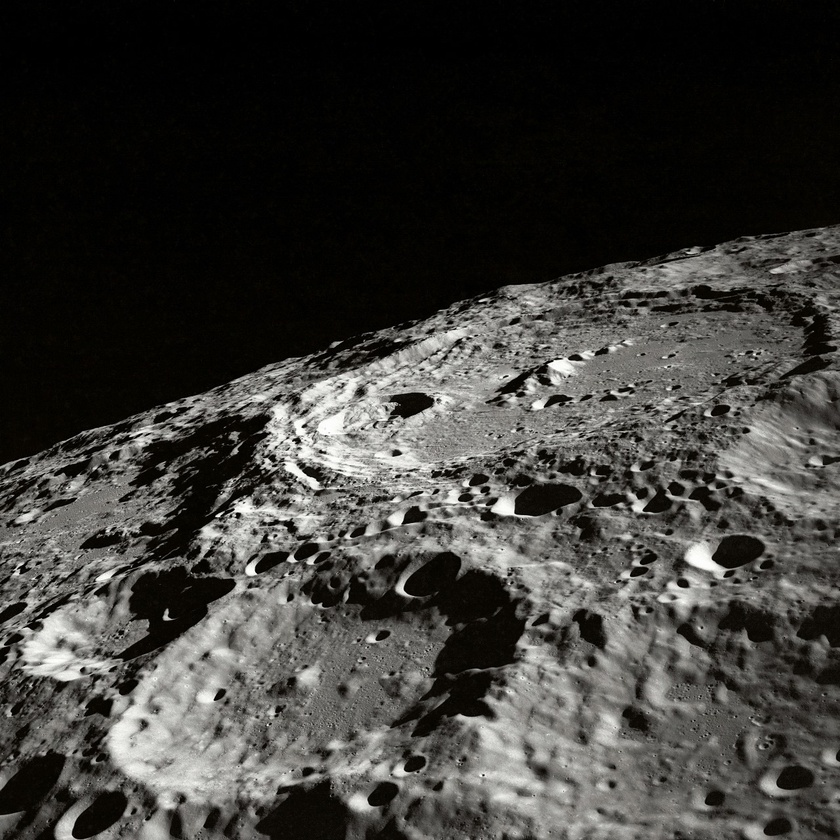
#> input picture uploads/WhatsApp_Image_2025-06-26_at_19.06.46_bf97dc0f.jpg, 840 x 840 px, shrunk from 1280 x 1280 before the run
$ python -i detect_boulders.py   (imports and definitions only)
#> lines starting #> are read from the running program, lines starting #| are printed output that depends on the picture; after the words box and inside, x2 and y2 are one past the last pixel; in counts of white or black regions, pixels touching at a corner belong together
import cv2
import pandas as pd
import numpy as np
import os

def detect_boulders(image_path):
    """
    Detects boulders in an image, calculates their features, and saves the results.
    Filters out likely craters based on size and brightness.
    """
    # Step 1: Load the image
    img = cv2.imread(image_path)
#> img is the input picture: shape (840, 840, 3); mean B, G, R 57.6, 60.8, 61.7

    # Step 2: Ensure the image is in 3-channel format
    if img is None:
        raise ValueError("Image not found or unable to read.")
    if len(img.shape) < 3 or img.shape[2] == 1:
        img = cv2.cvtColor(img, cv2.COLOR_GRAY2BGR)

    # Step 3: Preprocessing (Grayscale and Blurring)
    gray = cv2.cvtColor(img, cv2.COLOR_BGR2GRAY)
    blurred = cv2.GaussianBlur(gray, (11, 11), 0)
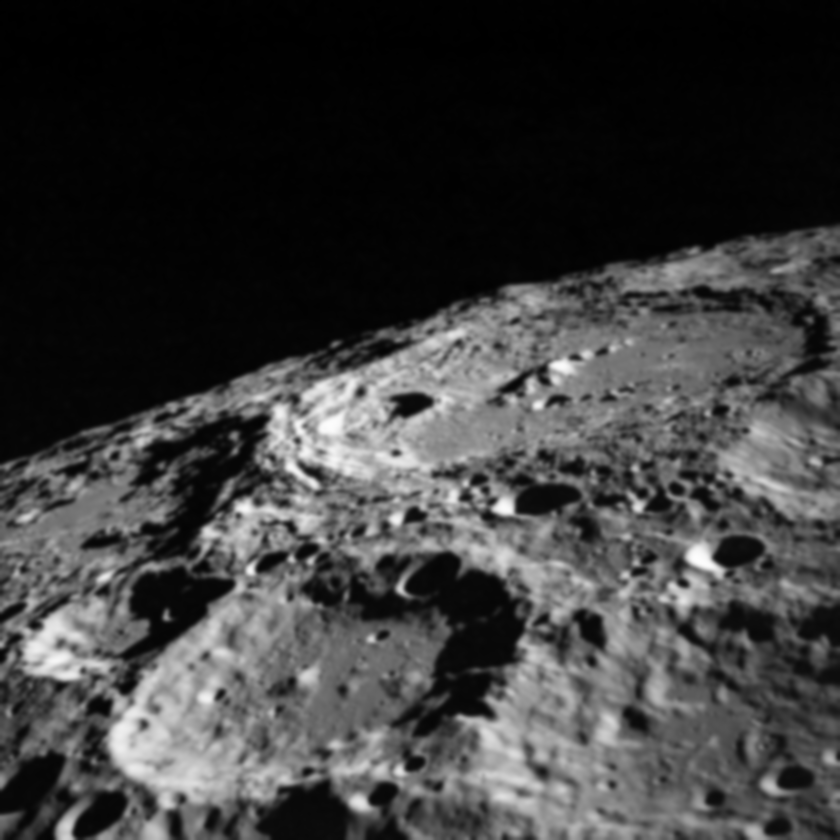
#> blurred: shape (840, 840); min 0, max 253, mean 60.7

    # Step 4: Thresholding (Otsu's Method)
    _, thresh = cv2.threshold(blurred, 0, 255, cv2.THRESH_BINARY + cv2.THRESH_OTSU)
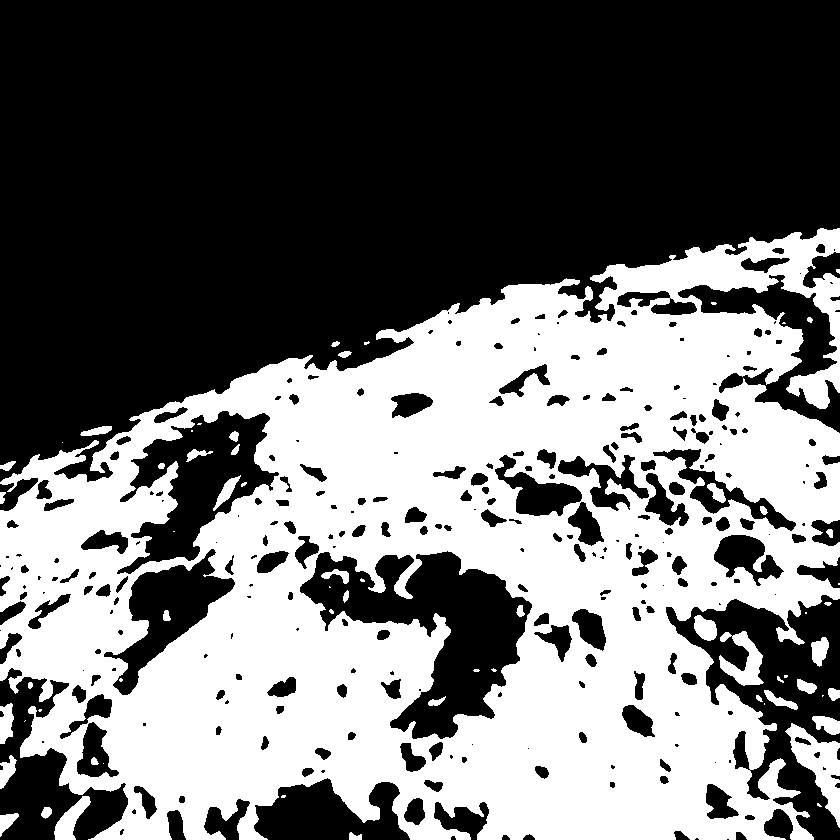
#> thresh: shape (840, 840); 43.6% white; 64 white regions (25 under 20 px)

    # Step 5: Contour Detection
    contours, _ = cv2.findContours(thresh, cv2.RETR_TREE, cv2.CHAIN_APPROX_SIMPLE)
#> contours = 329 contours, 96 with area under 20; largest, box (x1, y1, x2, y2) and area: (0, 228, 840, 840) 366827, (299, 550, 533, 740) 20166, (116, 410, 280, 575) 12226, (103, 548, 236, 696) 6965, (652, 448, 797, 532) 2762

    # Step 6: Initialize Data Storage
    boulder_data = []

    for contour in contours:
        area = cv2.contourArea(contour)
        if area < 10:
            continue

        (x, y), radius = cv2.minEnclosingCircle(contour)
        if radius < 2 or radius > 40:  # Upper limit to skip big craters
            continue

        # Create mask to measure brightness inside contour
        mask = np.zeros(gray.shape, dtype=np.uint8)
        cv2.drawContours(mask, [contour], -1, 255, -1)
        mean_brightness = cv2.mean(gray, mask=mask)[0]

        if mean_brightness < 80:  # Dark blob? Likely a crater
            continue

        # Additional features
        diameter = 2 * radius
        perimeter = cv2.arcLength(contour, True)
        circularity = (4 * np.pi * area) / (perimeter ** 2) if perimeter != 0 else 0

        x_min, y_min, width, height = cv2.boundingRect(contour)
        aspect_ratio = width / height if height != 0 else 1.0

        # Shape Classification
        if circularity > 0.85 and 0.9 < aspect_ratio < 1.1:
            shape = 'Round'
        elif aspect_ratio > 1.5 or aspect_ratio < 0.7:
            shape = 'Elongated'
        else:
            shape = 'Irregular'

        # Color for visualization
        color = (0, 255, 0) if shape == 'Round' else (0, 165, 255) if shape == 'Elongated' else (0, 0, 255)
        cv2.circle(img, (int(x), int(y)), int(radius), color, 2)

        boulder_data.append([
            int(x), int(y), round(diameter, 2),
            round(area, 2), round(perimeter, 2),
            round(circularity, 2), round(aspect_ratio, 2), shape
        ])
#> this loop made 329 passes
#> (area, x, y, radius, mean_brightness, diameter, perimeter, circularity) on passes 2, 3, 5, 7, 13, 16, 18, 19, 20, 21, 22, 25: (204, 8.5, 824.5, 14.3, 98.15, 28.6, 70.28, 0.519), (78.5, 46.21, 812.2, 5.91, 80.41, 11.82, 34.38, 0.834), (680, 71.5, 817.5, 27.1, 149.8, 54.2, 134.7, 0.471), (273, 5.5, 771.5, 17.39, 100.1, 34.79, 93.6, 0.392), (320.5, 825.5, 724.5, 15.44, 80.78, 30.89, 85.7, 0.548), (373.5, 5.5, 723, 20.74, 88.21, 41.49, 108.5, 0.398), (20.5, 759, 698, 4.24, 83.1, 8.49, 19.9, 0.651), (212.5, 780.5, 699, 18.8, 84.29, 37.59, 87.84, 0.346), (101, 833.3, 693.3, 6.81, 80.83, 13.63, 40.14, 0.788), (20.5, 30, 685, 3.16, 106.3, 6.32, 17.07, 0.884), (165.5, 806.3, 683.9, 10.52, 80.08, 21.04, 56.04, 0.662), (320, 822, 651.5, 14.81, 91.4, 29.61, 80.28, 0.624)
#> (area, x, y, radius, mean_brightness, diameter, perimeter, circularity) on passes 78, 155, 159, 160, 163, 168: (35, 94.5, 760.8, 4.12, 114, 8.23, 23.31, 0.809), (71, 436.5, 700, 9.39, 84.44, 18.79, 45.46, 0.432), (56, 520.5, 610.5, 5.7, 91.08, 11.4, 32.14, 0.681), (39, 345.5, 596, 6.18, 127.3, 12.37, 28.14, 0.619), (151, 334.7, 577, 13.87, 86.58, 27.73, 77.94, 0.312), (51.5, 166.5, 615.2, 5.41, 142, 10.82, 29.9, 0.724)
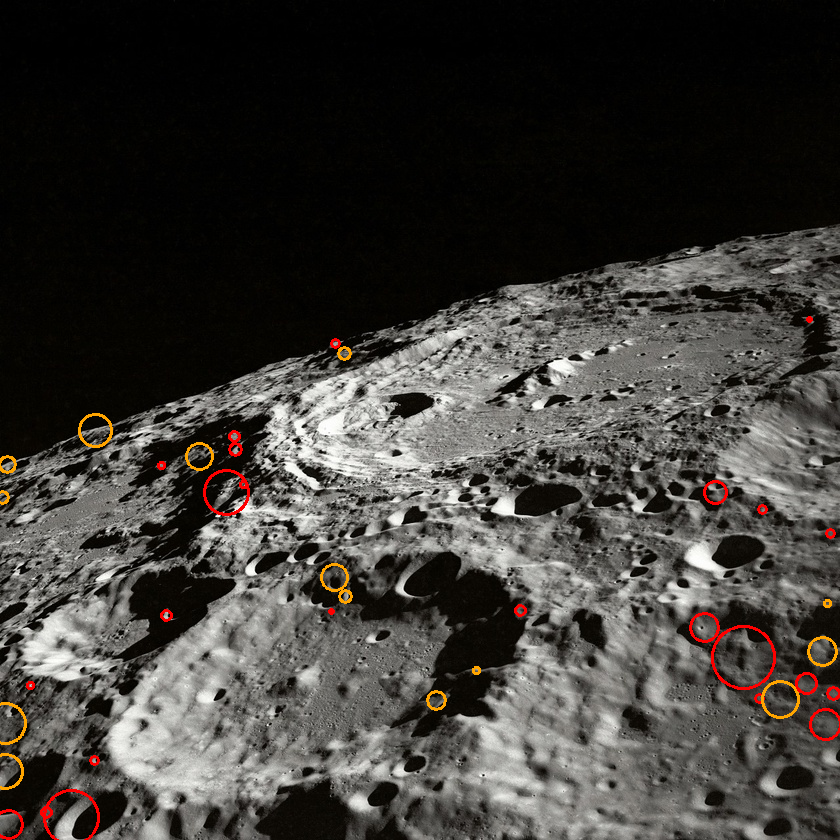
#> img: shape (840, 840, 3); 0.87% of pixels changed, all inside (x1, y1, x2, y2) = (0, 316, 840, 840)
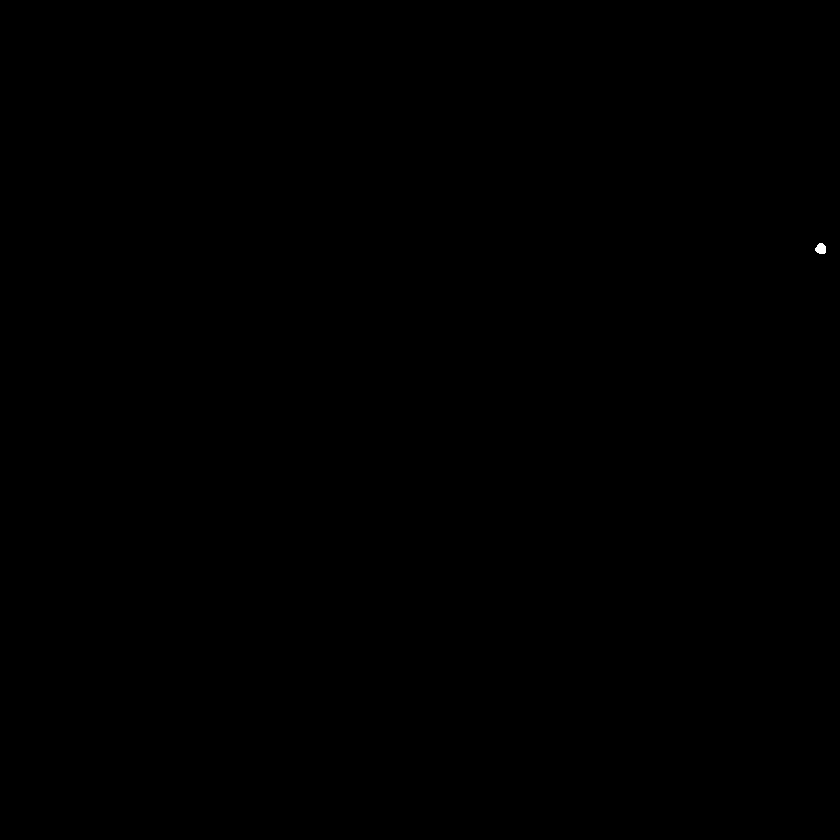
#> mask: shape (840, 840); 0.01% white; 1 white region, box (x1, y1, x2, y2) and area: (815, 243, 826, 254) 95
#> after the loop, boulder_data = 38 items

    # Save output
    os.makedirs('static', exist_ok=True)
    detected_image_path = 'static/boulders_detected.jpg'
    cv2.imwrite(detected_image_path, img)
    print(f"[✅] Detected boulders image saved to: {detected_image_path}")

    output_csv = 'static/boulder_data.csv'
    df = pd.DataFrame(boulder_data, columns=[
        'X', 'Y', 'Diameter (m)', 'Area', 'Perimeter',
        'Circularity', 'AspectRatio', 'ShapeType'
    ])
#> df = table of 38 rows and 8 columns
    df.to_csv(output_csv, index=False)
    print(f"[✅] Boulder data saved to: {output_csv}")

    return output_csv

>>> result = detect_boulders('../uploads/WhatsApp_Image_2025-06-26_at_19.06.46_bf97dc0f.jpg')

$ run again, on uploads/converted_image.jpg
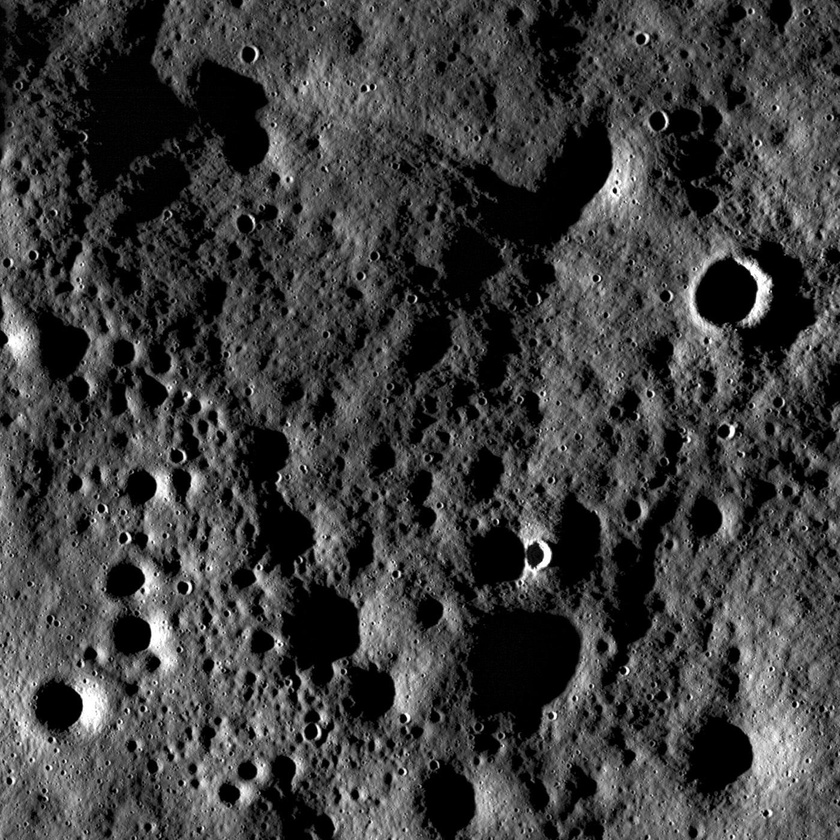
#> input picture uploads/converted_image.jpg, 840 x 840 px, shrunk from 1400 x 1400 before the run
#> in detect_boulders, img is the input picture: shape (840, 840, 3); min 0, max 255, mean 61.2
#> in detect_boulders, `_, thresh = cv2.threshold(blurred, 0, 255, cv2.THRESH_BINARY + cv2.THR..`:
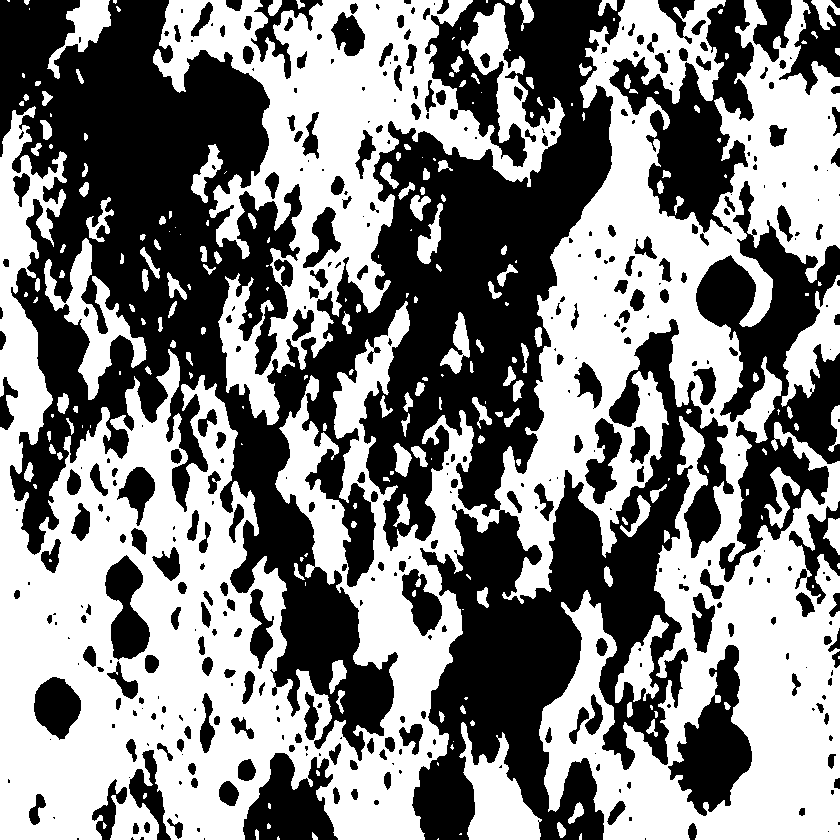
#> thresh: shape (840, 840); 51.1% white; 406 black regions (169 under 20 px)
#> contours = 619 contours, 255 with area under 20; largest, box (x1, y1, x2, y2) and area: (0, 0, 840, 840) 303487, (153, 0, 565, 425) 60450, (667, 644, 753, 817) 7097, (459, 722, 542, 840) 4592, (44, 238, 147, 400) 4323
#> the loop in detect_boulders, `for contour in contours:` made 619 passes
#> (area, x, y, radius, mean_brightness, diameter, perimeter, circularity) on passes 5, 6, 8, 11, 23, 26, 28, 29: (21, 314.5, 835.5, 4.3, 105.6, 8.6, 20.49, 0.629), (24, 257, 834, 5.1, 85.11, 10.2, 23.66, 0.539), (78.5, 560, 829.5, 7.76, 90.28, 15.52, 38.38, 0.67), (134, 574, 812.5, 11.63, 84.29, 23.26, 59.11, 0.482), (30.5, 440, 716.5, 5.59, 102.8, 11.18, 26.73, 0.537), (60.5, 629.5, 709.5, 7.65, 92.44, 15.3, 35.9, 0.59), (69, 340.5, 701.5, 11.6, 84.82, 23.2, 59.11, 0.248), (290.5, 336, 676.5, 17.56, 102.5, 35.11, 88.53, 0.466)
#> after the loop in detect_boulders, `for contour in contours:`:
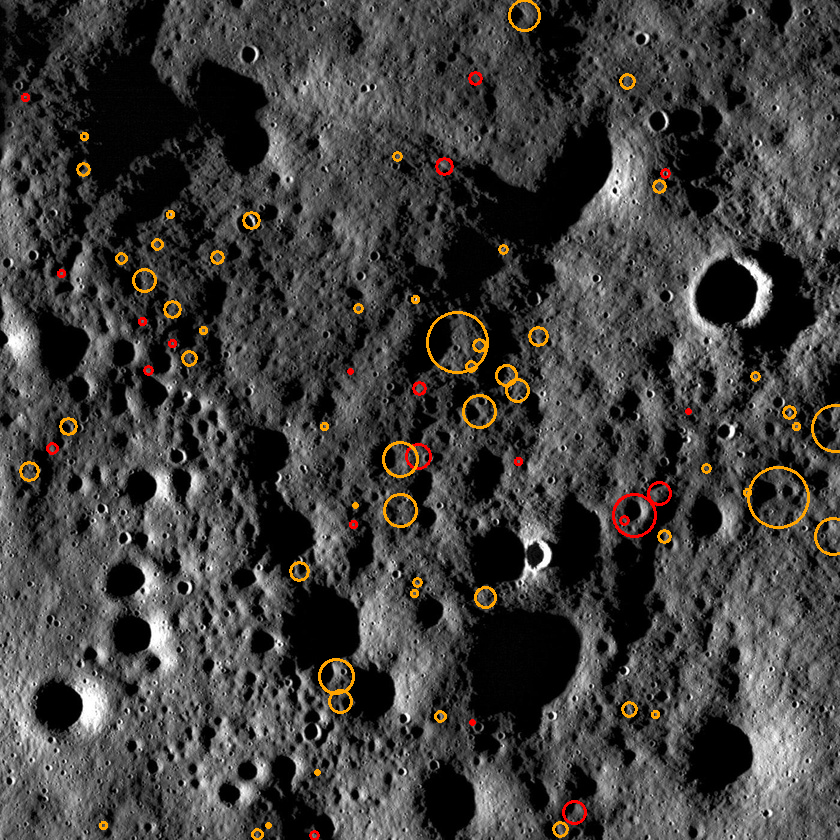
#> img: shape (840, 840, 3); 1.41% of pixels changed, all inside (x1, y1, x2, y2) = (19, 0, 840, 840)
